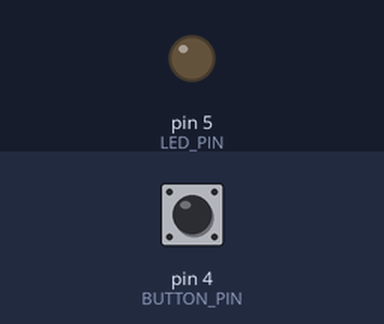
Simulated run of this sketch. Board: Arduino Uno, built with avr-gcc and run on an emulated ATmega328P. Shown: output pins drawn as LEDs (lit = HIGH). The test bench sets the inputs (shaded band); at power-on: pin 4 (BUTTON_PIN) HIGH.

Above: at 1.2 s.
1.3 s: pin 4 (BUTTON_PIN) pulled LOW for 1 s
At 1.54 s:
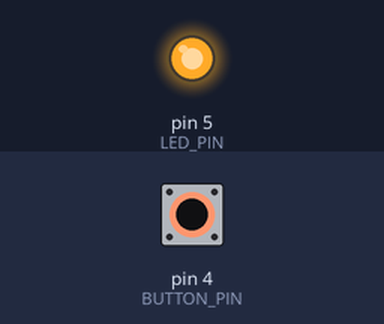
3.8 s: pin 4 (BUTTON_PIN) pulled LOW for 3.2 s
At 7.7 s:
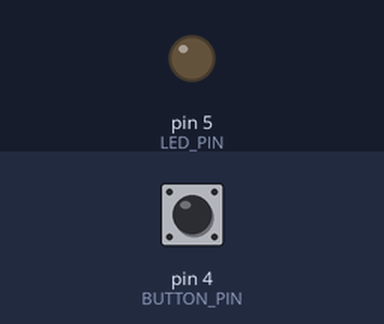
Timing chart, 0 to 9.2 s (numbered marks = the images above; inputs shaded):
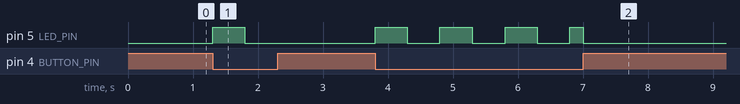

The sketch:

blink.ino
```cpp
#define LED_PIN 5
#define BUTTON_PIN 4
#define BLINK_RATE 500

bool ledState = false;
int buttonState = 0;
int t = 0;
int tStamp = 0;

void setup() {
    pinMode(LED_PIN, OUTPUT);
    pinMode(BUTTON_PIN, INPUT);
}

void loop() {
  t = millis();
  buttonState = digitalRead(BUTTON_PIN);

  if(buttonState == LOW) {
    if(tStamp <= t){
      tStamp = t + BLINK_RATE;

      if(ledState){
        digitalWrite(LED_PIN, LOW);
        ledState = false;
      } else {
        digitalWrite(LED_PIN, HIGH);
        ledState = true;
      }
    }
  } else {
    digitalWrite(LED_PIN, LOW);
    ledState = false;
    tStamp = t;
  }
}
```

Measured:
- after the input at 1.3 s, pin 5 (LED_PIN): LOW → HIGH at once, → LOW 0.50 s later
- after the input at 3.8 s, pin 5 (LED_PIN): goes 3 × (HIGH 0.50 s, LOW 0.50 s), HIGH 0.20 s, then LOW, starting at once
